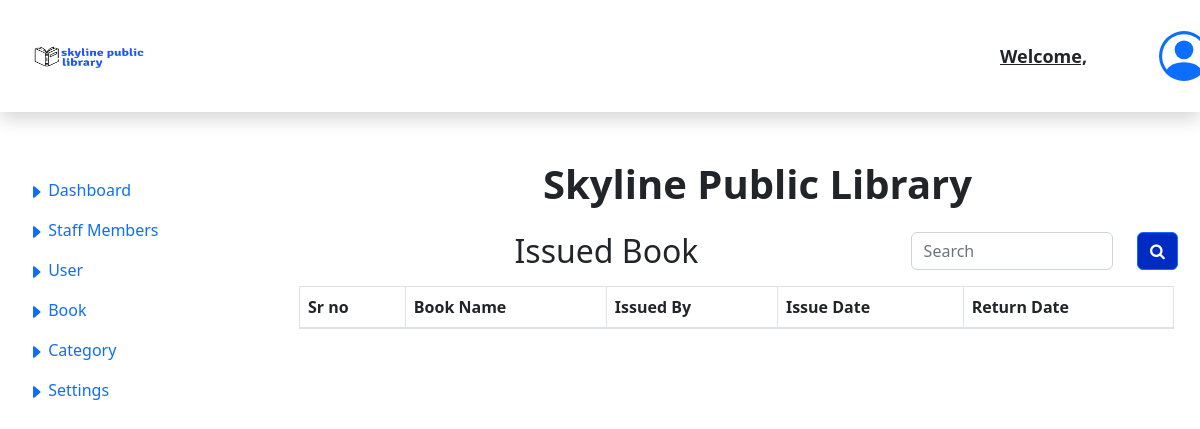
Page /admin/admin_return_book.php on the earlier database version.
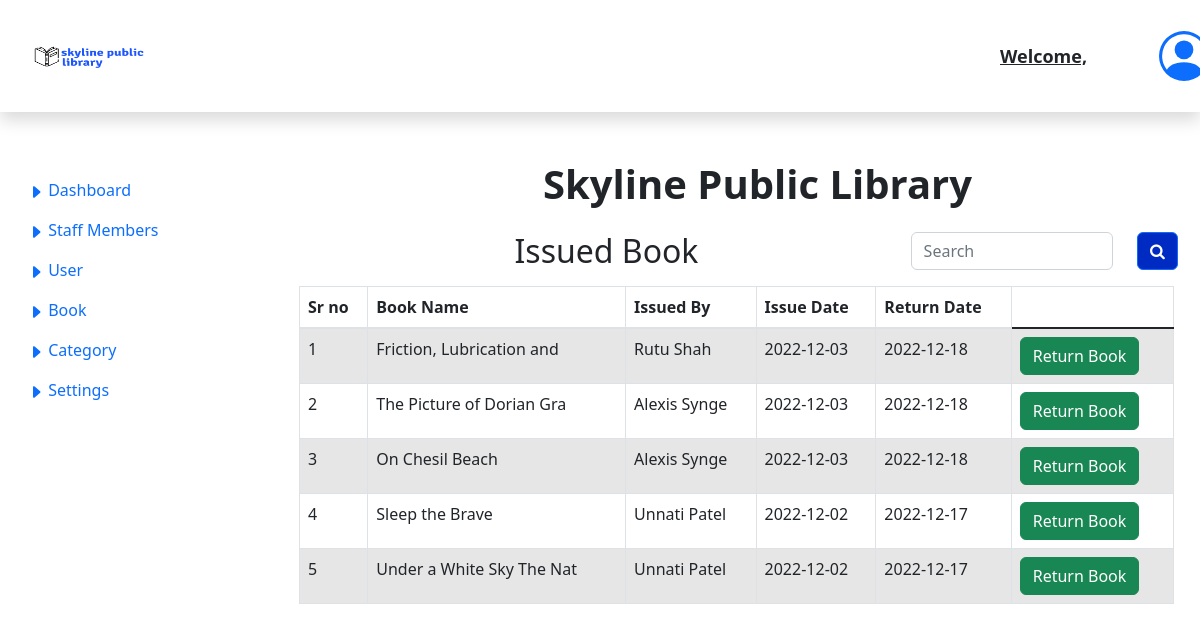
Same page on the later database version.
### tables this page shows
CREATE TABLE `book_issue` (
  `book_issue_id` int(11) NOT NULL,
  `user_id` int(11) NOT NULL,
  `book_id` int(11) NOT NULL,
  `book_issue_date` date NOT NULL,
  `book_return_date` date NOT NULL,
  `book_return_status` tinyint(1) NOT NULL
);

CREATE TABLE `book_detail` (
  `book_id` int(11) NOT NULL,
  `ISBN_number` int(11) NOT NULL,
  `book_name` varchar(25) NOT NULL,
  `author_name` varchar(25) NOT NULL,
  `book_price` float NOT NULL,
  `short_description` varchar(255) NOT NULL,
  `category_id` int(11) NOT NULL,
  `book_stock_status` tinyint(1) NOT NULL,
  `book_edition` varchar(25) NOT NULL,
  `publish_year` date NOT NULL,
  `rack_no` int(11) NOT NULL,
  `book_status` tinyint(1) NOT NULL,
  `e_book` varchar(255) NOT NULL,
  `book_image` varchar(255) NOT NULL
);

CREATE TABLE `users` (
  `user_id` int(11) NOT NULL,
  `first_name` varchar(25) NOT NULL,
  `last_name` varchar(25) NOT NULL,
  `email_id` varchar(255) NOT NULL,
  `password` varchar(255) NOT NULL,
  `user_status` tinyint(1) NOT NULL,
  `contact_number` varchar(10) NOT NULL,
  `address` varchar(255) NOT NULL,
  `payment_status` tinyint(1) NOT NULL,
  `registration_date` date NOT NULL,
  `pet_name` varchar(25) NOT NULL,
  `mother_name` varchar(25) NOT NULL,
  `birth_place` varchar(25) NOT NULL,
  `fine` float NOT NULL,
  `user_unique_id` varchar(25) NOT NULL,
  `image` varchar(255) NOT NULL,
  `residence_proof` varchar(255) NOT NULL,
  `user_role` int(11) NOT NULL,
  `account_status` int(11) DEFAULT NULL
);

### admin/admin_return_book.php (the view, shortened to what this page needs)
<!doctype html>
<html>
    <head>
        <link rel="stylesheet" href="https://stackpath.bootstrapcdn.com/bootstrap/4.4.1/css/bootstrap.min.css">
        <link href="https://maxcdn.bootstrapcdn.com/font-awesome/4.2.0/css/font-awesome.min.css" rel="stylesheet">
        <link rel="stylesheet" type="text/css" href="../css/admin.css">
        <link rel="stylesheet" type="text/css" href="../css/styles.css">
    </head>
<body>
      <div class="row">
         <div class="col-2">
            <?php include 'admin_header_sidebar.php';?>
         </div>
         <div class="col-12 justify-content-center">
         <div class=" main_content">
            <div class="dashboard">
               <h1><b>Skyline Public Library<b></h1>
            </div>
            <div class="row">
                <div class="col-4"></div>
                <div class="col-4"><div class="h2">Issued Book</div></div>
                <div class="col-4">
                <div class="row">
                        <div class="col"></div>
                        <div class="col-8"><input type="text" id="myInput" class="form-control searching" name = "" placeholder = "Search"  /></div>
                        <div class="col-2">  <button type="button" class="btn btn-primary">
                     <i class="fa fa-search"></i>
                     </button>
                    </div>
                    </div>
            </div>
            </div>
            <div class="row" class="overflow-auto">
    <div class="card-body userRequestList">
            <div class="text-info m-1 p-1">
            <table class="table table-bordered table-striped table-hover" id = "myTable">
            <thead>
                <tr>
                    <th scope="col">Sr no</th>
                    <th scope="col">Book Name</th>
                    <th scope="col">Issued By</th>
                    <th scope="col">Issue Date</th>
                    <th scope="col">Return Date</th>
                </tr>
            </thead>
            <tbody>
             <?php
                $sr_no = 0;
                $get_books = mysqli_query($mysqli, "SELECT * FROM `book_issue` WHERE book_return_status = '1'");
                while($row = mysqli_fetch_array($get_books)){
                    $book_id = $row['book_id'];
                    $book = "SELECT book_name FROM `book_detail` WHERE book_id = $book_id";
                    $book_result = mysqli_query($mysqli, $book) or die( mysqli_error($mysqli));
                    $book_row = mysqli_fetch_row($book_result);
                    $selected_book = $book_row[0];
                    $user_id = $row['user_id'];
                    $user = "SELECT first_name, last_name FROM `users` WHERE user_id = $user_id";
                    $user_result = mysqli_query($mysqli, $user) or die( mysqli_error($mysqli));
                    $user_row = mysqli_fetch_row($user_result);
                    $issued_by_user = $user_row[0] . " " . $user_row[1];
                    $sr_no++;
             ?>
             <tr>
                <td><?php echo $sr_no; ?></td>
                <td><?php echo $selected_book; ?></td>
                <td><?php echo $issued_by_user; ?></td>
                <td><?php echo $row['book_issue_date']; ?></td>
                <td><?php echo $row['book_return_date']; ?></td>
                <td>
                <a href="returnBook.php?book_issue_id=<?php echo $row['book_issue_id'] ?>"><button class="btn btn-success" id="book_retur">Return Book</button></a>
                </td>
             </tr>
             <?php } ?>
            </tbody>
            </table>
               </div>
            </div>
            </div>
         </div>
         </div>
</body>
</html>

### admin/admin_header_sidebar.php (shortened to what this page needs)
<?php
include_once("../dbConfig.php");
$admin_email = $_SESSION['email_id'];
$admin_email_query = "SELECT * FROM `staff` where email_id = '$admin_email'";
$admin_email_query_result = mysqli_query($mysqli, $admin_email_query) or die( mysqli_error($mysqli));
$admin_Row = mysqli_fetch_row($admin_email_query_result);
$admin_full_name = $admin_Row[1]. " " . $admin_Row[2];
?>
<!doctype html>
<nav class="navbar fixed-top flex-md-nowrap  shadow">
        <a class="logo_place navbar-website col-sm-3 col-md-2 mr-0 nav-link" href="#">
            <img style="height=115px;width: 8rem;margin-left: 2rem;height: 6rem;" src="../images/logo.png" class="bg-success">
        </a>
        <span class="welcome_msg">Welcome,  <?php echo $admin_full_name; ?></span>
        <ul class="navbar-nav">
            <li class="nav-item text-nowrap user-options">
                <a href="#">
                </a>
                <a class="logout" href="../logout.php">Logout</div>
    <div class="container-fluid">
        <div class="row">
            <div class="col-2 sidebar">
                <div class="left-sidebar ">
                    <ul class="nav flex-column">
                        <li>
                            <a class="nav-link active" aria-current="page" href="admin_dashboard.php">
                                    <svg xmlns="http://www.w3.org/2000/svg" width="16" height="16" fill="currentColor" class="bi bi-caret-right-fill" viewBox="0 0 16 16">
                                        <path d="m12.14 8.753-5.482 4.796c-.646.566-1.658.106-1.658-.753V3.204a1 1 0 0 1 1.659-.753l5.48 4.796a1 1 0 0 1 0 1.506z"/>
                                    </svg>
                                    Dashboard
                            </a>
                        </li>
                        <li class="nav-item open_submenu">
                            <a class="nav-link active" aria-current="page" href="#">
                                <svg xmlns="http://www.w3.org/2000/svg" width="16" height="16" fill="currentColor" class="bi bi-caret-right-fill" viewBox="0 0 16 16">
                                    <path d="m12.14 8.753-5.482 4.796c-.646.566-1.658.106-1.658-.753V3.204a1 1 0 0 1 1.659-.753l5.48 4.796a1 1 0 0 1 0 1.506z"/>
                                </svg>
                                Staff Members
                            </a>
                        </li>
                        <li class="nav-item open_submenu">
                            <a class="nav-link active" aria-current="page" href="#">
                                <svg xmlns="http://www.w3.org/2000/svg" width="16" height="16" fill="currentColor" class="bi bi-caret-right-fill" viewBox="0 0 16 16">
                                    <path d="m12.14 8.753-5.482 4.796c-.646.566-1.658.106-1.658-.753V3.204a1 1 0 0 1 1.659-.753l5.48 4.796a1 1 0 0 1 0 1.506z"/>
                                </svg>
                                User
                            </a>
                        </li>
                        <li class="nav-item open_submenu">
                            <a class="nav-link active" aria-current="page" href="#">
                                <svg xmlns="http://www.w3.org/2000/svg" width="16" height="16" fill="currentColor" class="bi bi-caret-right-fill" viewBox="0 0 16 16">
                                    <path d="m12.14 8.753-5.482 4.796c-.646.566-1.658.106-1.658-.753V3.204a1 1 0 0 1 1.659-.753l5.48 4.796a1 1 0 0 1 0 1.506z"/>
                                </svg>
                                Book
                            </a>
                        </li>
                        <li class="nav-item open_submenu">
                            <a class="nav-link active" aria-current="page" href="#">
                                <svg xmlns="http://www.w3.org/2000/svg" width="16" height="16" fill="currentColor" class="bi bi-caret-right-fill" viewBox="0 0 16 16">
                                    <path d="m12.14 8.753-5.482 4.796c-.646.566-1.658.106-1.658-.753V3.204a1 1 0 0 1 1.659-.753l5.48 4.796a1 1 0 0 1 0 1.506z"/>
                                </svg>
                                Category
                            </a>
                        </li>
                        <li>
                            <a class="nav-link active" aria-current="page" href="library_settings.php">
                                    <svg xmlns="http://www.w3.org/2000/svg" width="16" height="16" fill="currentColor" class="bi bi-caret-right-fill" viewBox="0 0 16 16">
                                        <path d="m12.14 8.753-5.482 4.796c-.646.566-1.658.106-1.658-.753V3.204a1 1 0 0 1 1.659-.753l5.48 4.796a1 1 0 0 1 0 1.506z"/>
                                    </svg>
                                    Settings
                            </a>
                        </li>
                    </ul>
                </div>
            </div>
        </div>
    </div>

### css/admin.css (style rules this page uses)
.navbar svg { margin-left: 4.5rem; }
.user-options { position: relative; margin-right: 2rem; display: inline-block; }
.sidebar { position: fixed; top: 0; left: 0; bottom: 0; z-index: 100; padding: 90px 0 0 10px; }
.left-sidebar { position: sticky; margin-top: 5rem; height: calc(100vh - 70px); }
.welcome_msg { margin-left: 50rem; text-decoration-line: underline; font-weight: bold; font-size: large; }
.main_content { margin-top: 10rem; margin-left: 10rem; width: 85%; }
.dashboard h1 { margin-bottom: 1.5rem; margin-left: 23rem; }
.userRequestList { margin-left: 8rem; font-weight: normal; }
.searching { width: 8rem; }

Differences in the rows shown:
added book_issue: book.book_name "Friction, Lubrication and", user.last_name "Rutu Shah", book_issue_date "2022-12-03", book_return_date "2022-12-18"
added book_issue: book.book_name "The Picture of Dorian Gra", user.last_name "Alexis Synge", book_issue_date "2022-12-03", book_return_date "2022-12-18"
added book_issue: book.book_name "On Chesil Beach", user.last_name "Alexis Synge", book_issue_date "2022-12-03", book_return_date "2022-12-18"
added book_issue: book.book_name "Sleep the Brave", user.last_name "Unnati Patel", book_issue_date "2022-12-02", book_return_date "2022-12-17"
added book_issue: book.book_name "Under a White Sky The Nat", user.last_name "Unnati Patel", book_issue_date "2022-12-02", book_return_date "2022-12-17"
